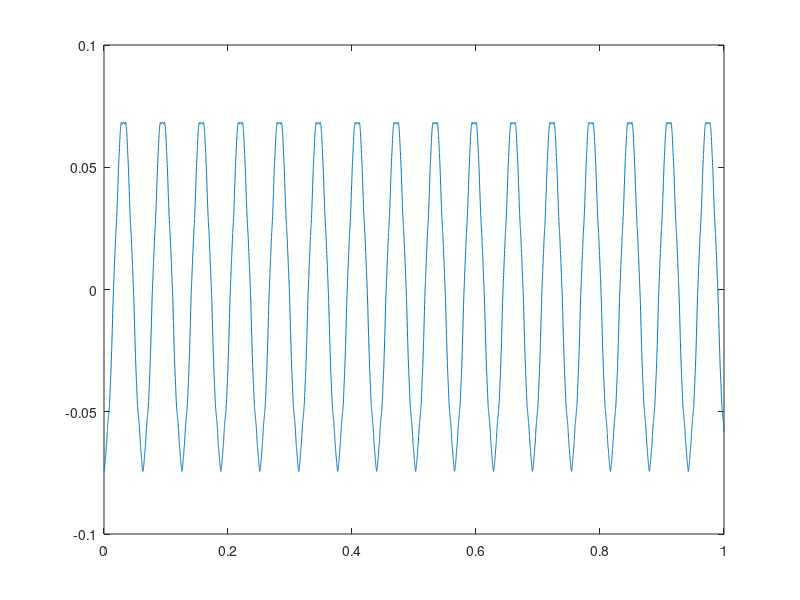

This figure's MATLAB source:
% Programa para la suma infinita dada por la tranformacion de Fourier  

clear
  
    t=0:0.0001:1;
    w=100;
    y=zeros(size(t));
    a=1;
    i=sqrt(-1);
    for k=1:10
        y=(1/(4*k^2-1)^2)*exp(i*(2*k-1)*w*t*k)+y;  
    end
    yf=(-2*a/pi)*y;
    figure
    plot(t,yf)
    sound(yf,10000)
    